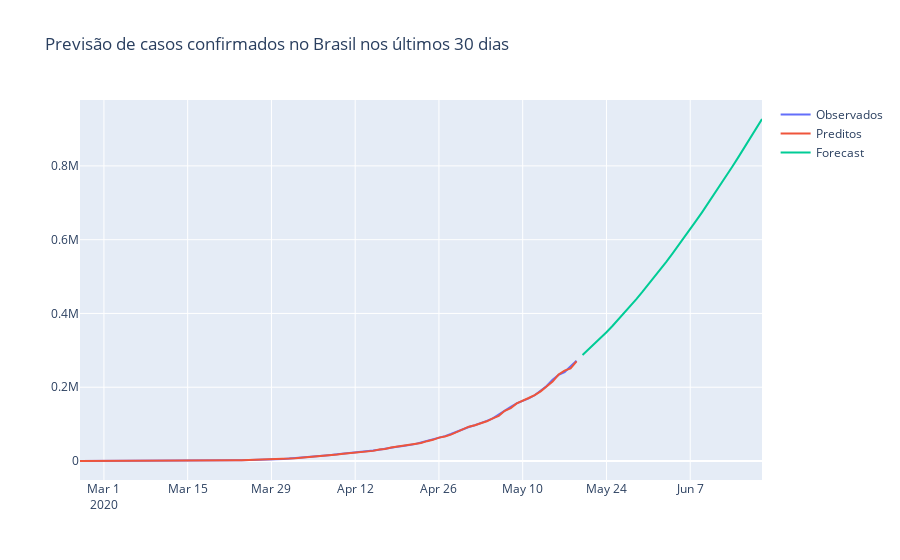

Notebook code cell kept with this figure:
### Code cell
fig = go.Figure(go.Scatter(
    x=casos_confirmados.index, y=casos_confirmados, name='Observados'
))

fig.add_trace(go.Scatter(
    x=casos_confirmados.index, y=modelo.predict_in_sample(), name='Preditos'
))

fig.add_trace(go.Scatter(
    x=pd.date_range('2020-05-20', '2020-06-20'), y=modelo.predict(31), name='Forecast'
))

fig.update_layout(title='Previsão de casos confirmados no Brasil nos últimos 30 dias')
fig.show()
